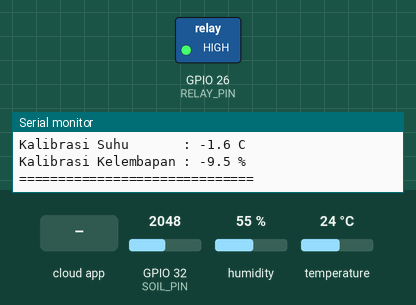
A sketch run on a simulated ESP32. On the bench: switched loads named in the sketch (green lamp = pin HIGH), the last lines printed to the serial monitor. Inputs (shaded band) come from the test bench; at power-on: GPIO 32 (SOIL_PIN) = 2048, humidity 55 %, temperature 24 °C. WiFi joins after 1.5 s; servers stay silent unless stated; the local clock reads 2024-03-15 10:24:30 at power-on unless the sketch sets it.

Above: at 2.8 s.
2.9 s: GPIO 32 (SOIL_PIN) set to 2394
4.5 s: GPIO 32 (SOIL_PIN) set to 2508
At 6.7 s:
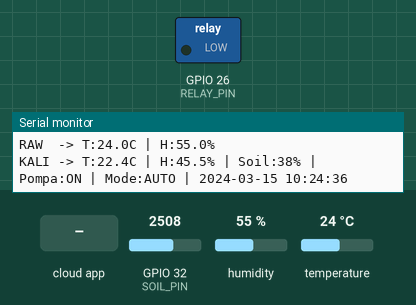
7.5 s: the phone or cloud app sets relay to 0
At 10.2 s:
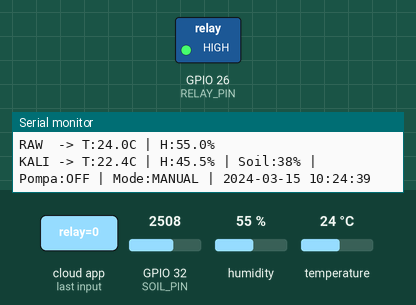
10.5 s: the phone or cloud app sets relay to 1
At 12.4 s:
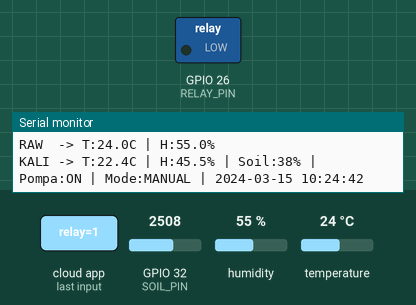
Timing chart, 0 to 13.9 s (numbered marks = the images above; inputs shaded):
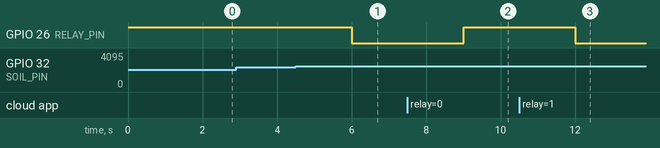

Measured:
- the behaviour switches between 2457 and 2458 on GPIO 32 (SOIL_PIN) (found by bisection; images 0 and 1)
- after the input at 4.5 s, GPIO 26 (RELAY_PIN): HIGH → LOW after 1.5 s
- after the input at 7.5 s, GPIO 26 (RELAY_PIN): LOW → HIGH after 1.5 s
- after the input at 10.5 s, GPIO 26 (RELAY_PIN): HIGH → LOW after 1.5 s

The sketch:

esp32-sensor.ino
```cpp
#include <WiFi.h>
#include <Firebase_ESP_Client.h>
#include <addons/TokenHelper.h>
#include <addons/RTDBHelper.h>
#include <DHT.h>
#include <time.h>

// ── KONFIGURASI WiFi ──
#define WIFI_SSID     "NAMA_WIFI"
#define WIFI_PASSWORD "PASSWORD_WIFI"

// ── KONFIGURASI FIREBASE ──
#define FIREBASE_HOST "PROJECT_ID-default-rtdb.firebaseio.com"
#define FIREBASE_AUTH "FIREBASE_API_KEY"

// ── PIN PERANGKAT ──
#define DHT_PIN   4
#define DHT_TYPE  DHT22
#define SOIL_PIN  32
#define RELAY_PIN 26

// ── KALIBRASI SOIL MOISTURE ──
#define SOIL_DRY 4095
#define SOIL_WET 0

// ── INTERVAL ──
#define INTERVAL_SENSOR  3000      // Update latest setiap 3 detik
#define INTERVAL_HISTORY 300000    // Simpan riwayat setiap 5 menit

// ══════════════════════════════════════════════════════
// KALIBRASI DHT22
// Rumus: OFFSET = Nilai Referensi (HTC-1) - Nilai DHT22
// Suhu  : 27.0 - 28.6 = -1.6
// Hum   : 84.0 - 93.5 = -9.5
// Jika hasil masih belum akurat, sesuaikan nilai ini
// ══════════════════════════════════════════════════════
#define OFFSET_SUHU       -1.6
#define OFFSET_KELEMBAPAN -9.5

DHT dht(DHT_PIN, DHT_TYPE);
FirebaseData fbdo;
FirebaseData fbdoStream;
FirebaseAuth auth;
FirebaseConfig config;

bool pompaNyala     = false;
int  manualOverride = -1; // -1: Auto | 0: OFF paksa | 1: ON paksa

unsigned long lastSensor  = 0;
unsigned long lastHistory = 0;

// ── Stream Callback ──
void streamCallback(FirebaseStream data) {
  if (data.dataType() == "int") {
    manualOverride = data.intData();
    Serial.printf("Kontrol Dashboard: %s\n",
      manualOverride == 1 ? "ON MANUAL" :
      manualOverride == 0 ? "OFF MANUAL" : "MODE OTOMATIS");
  }
}

void streamTimeoutCallback(bool timeout) {
  if (timeout) Serial.println("Stream timeout, retrying...");
}

// ── Fungsi Timestamp ──
String getTimestamp() {
  struct tm timeinfo;
  if (!getLocalTime(&timeinfo)) return "n/a";
  char buf[25];
  strftime(buf, sizeof(buf), "%Y-%m-%d %H:%M:%S", &timeinfo);
  return String(buf);
}

// ======================================================
// SETUP
// ======================================================
void setup() {
  Serial.begin(115200);
  dht.begin();
  pinMode(RELAY_PIN, OUTPUT);
  digitalWrite(RELAY_PIN, HIGH); // Relay OFF saat start (Active Low)

  // Koneksi WiFi
  WiFi.begin(WIFI_SSID, WIFI_PASSWORD);
  Serial.print("Connecting WiFi");
  while (WiFi.status() != WL_CONNECTED) {
    delay(500); Serial.print(".");
  }
  Serial.println("\nTerhubung ke WiFi: " + WiFi.localIP().toString());

  // Konfigurasi Firebase
  config.database_url               = FIREBASE_HOST;
  config.signer.tokens.legacy_token = FIREBASE_AUTH;
  Firebase.begin(&config, &auth);
  Firebase.reconnectWiFi(true);

  // Stream relay (kontrol manual dari web)
  if (!Firebase.RTDB.beginStream(&fbdoStream, "/relay")) {
    Serial.println("Stream error: " + fbdoStream.errorReason());
  }
  Firebase.RTDB.setStreamCallback(&fbdoStream, streamCallback, streamTimeoutCallback);

  // Sync NTP WIB (UTC+7)
  configTime(7 * 3600, 0, "pool.ntp.org", "time.nist.gov", "id.pool.ntp.org");
  Serial.print("Sinkronisasi NTP");
  struct tm timeinfo;
  int retry = 0;
  while (!getLocalTime(&timeinfo) && retry < 20) {
    delay(500); Serial.print("."); retry++;
  }
  if (getLocalTime(&timeinfo)) {
    Serial.println("\nNTP OK: " + getTimestamp());
  } else {
    Serial.println("\nNTP GAGAL - waktu akan tampil n/a");
  }

  // Tampilkan info kalibrasi
  Serial.println("==============================");
  Serial.printf("Kalibrasi Suhu       : %+.1f C\n", OFFSET_SUHU);
  Serial.printf("Kalibrasi Kelembapan : %+.1f %%\n", OFFSET_KELEMBAPAN);
  Serial.println("==============================");
}

// ======================================================
// LOOP UTAMA
// ======================================================
void loop() {
  unsigned long now = millis();

  if (now - lastSensor >= INTERVAL_SENSOR) {
    lastSensor = now;

    // 1. Baca Sensor RAW
    float tRaw  = dht.readTemperature();
    float hRaw  = dht.readHumidity();
    int soilRaw = analogRead(SOIL_PIN);
    int soil    = constrain(map(soilRaw, SOIL_DRY, SOIL_WET, 0, 100), 0, 100);

    if (isnan(tRaw) || isnan(hRaw)) {
      Serial.println("DHT22 tidak terbaca!"); return;
    }

    // 2. Terapkan Kalibrasi
    float t = constrain(tRaw + OFFSET_SUHU,       -40.0, 80.0);
    float h = constrain(hRaw + OFFSET_KELEMBAPAN,   0.0, 100.0);

    // 3. Logika Pompa
    if (manualOverride == 1) {
      pompaNyala = true;   // Paksa ON dari web
    }
    else if (manualOverride == 0) {
      pompaNyala = false;  // Paksa OFF dari web
    }
    else {
      // MODE OTOMATIS
      // Nyalakan pompa jika soil < 40% (KERING)
      // Matikan pompa jika soil >= 60% (BASAH)
      // Antara 40-59% -> pertahankan status pompa sebelumnya
      if (soil < 40)       pompaNyala = true;
      else if (soil >= 60) pompaNyala = false;
    }

    // 4. Eksekusi Relay
    digitalWrite(RELAY_PIN, pompaNyala ? LOW : HIGH);

    // 5. Timestamp
    String ts = getTimestamp();

    // 6. Serial Monitor - tampilkan RAW dan hasil kalibrasi
    Serial.printf("RAW  -> T:%.1fC | H:%.1f%%\n", tRaw, hRaw);
    Serial.printf("KALI -> T:%.1fC | H:%.1f%% | Soil:%d%% | Pompa:%s | Mode:%s | %s\n",
      t, h, soil,
      pompaNyala ? "ON" : "OFF",
      manualOverride == -1 ? "AUTO" : "MANUAL",
      ts.c_str());

    // 7. Kirim ke Firebase (nilai sudah terkalibrasi)
    if (Firebase.ready()) {

      // ── LATEST: update setiap 3 detik ──
      FirebaseJson jsonLatest;
      jsonLatest.set("suhu",       t);    // terkalibrasi
      jsonLatest.set("kelembapan", h);    // terkalibrasi
      jsonLatest.set("soil",       soil);
      jsonLatest.set("pompa",      pompaNyala ? "ON" : "OFF");
      jsonLatest.set("updated_at", ts);
      Firebase.RTDB.setJSON(&fbdo, "/sensor/latest", &jsonLatest);

      // ── HISTORY: simpan setiap 5 menit ──
      if (now - lastHistory >= INTERVAL_HISTORY) {
        lastHistory = now;

        FirebaseJson jsonHistory;
        jsonHistory.set("suhu",       t);    // terkalibrasi
        jsonHistory.set("kelembapan", h);    // terkalibrasi
        jsonHistory.set("soil",       soil);
        jsonHistory.set("pompa",      pompaNyala ? "ON" : "OFF");
        jsonHistory.set("updated_at", ts);
        jsonHistory.set("created_at", ts);

        Firebase.RTDB.pushJSON(&fbdo, "/sensor/history", &jsonHistory);
        Serial.println("Riwayat tersimpan! Waktu: " + ts);
      }
    }
  }
}
```
